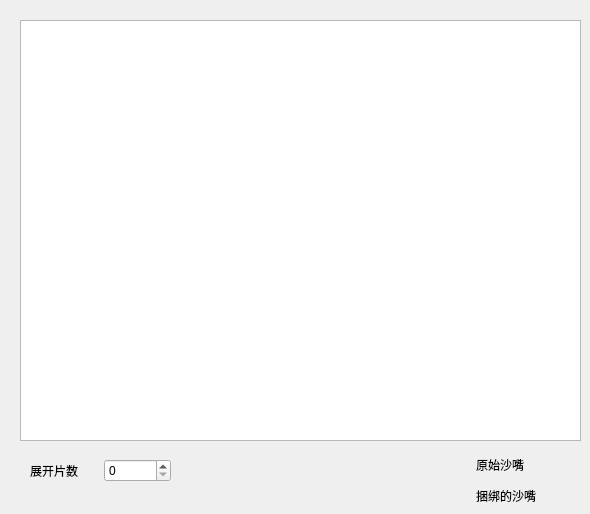
       <widget class="QWidget" name="page_pzk7">
        <widget class="QMdTableView" name="tableView_pzk">
         <property name="geometry">
          <rect>
           <x>20</x>
           <y>20</y>
           <width>561</width>
           <height>421</height>
          </rect>
         </property>
         <property name="verticalScrollBarPolicy">
          <enum>Qt::ScrollBarAlwaysOff</enum>
         </property>
         <property name="horizontalScrollBarPolicy">
          <enum>Qt::ScrollBarAlwaysOff</enum>
         </property>
         <property name="editTriggers">
          <set>QAbstractItemView::AnyKeyPressed|QAbstractItemView::DoubleClicked|QAbstractItemView::EditKeyPressed|QAbstractItemView::SelectedClicked</set>
         </property>
         <property name="selectionMode">
          <enum>QAbstractItemView::SingleSelection</enum>
         </property>
         <property name="selectionBehavior">
          <enum>QAbstractItemView::SelectRows</enum>
         </property>
         <property name="verticalScrollMode">
          <enum>QAbstractItemView::ScrollPerPixel</enum>
         </property>
         <property name="horizontalScrollMode">
          <enum>QAbstractItemView::ScrollPerPixel</enum>
         </property>
         <attribute name="horizontalHeaderVisible">
          <bool>false</bool>
         </attribute>
         <attribute name="horizontalHeaderDefaultSectionSize">
          <number>55</number>
         </attribute>
         <attribute name="verticalHeaderVisible">
          <bool>false</bool>
         </attribute>
         <attribute name="verticalHeaderDefaultSectionSize">
          <number>40</number>
         </attribute>
        </widget>
        <widget class="QWidget" name="layoutWidget">
         <property name="geometry">
          <rect>
           <x>440</x>
           <y>450</y>
           <width>141</width>
           <height>55</height>
          </rect>
         </property>
         <layout class="QGridLayout" name="gridLayout_14">
          <item row="0" column="0">
           <widget class="QLabel" name="label_5">
            <property name="sizePolicy">
             <sizepolicy hsizetype="Maximum" vsizetype="Preferred">
              <horstretch>0</horstretch>
              <verstretch>0</verstretch>
             </sizepolicy>
            </property>
            <property name="minimumSize">
             <size>
              <width>30</width>
              <height>30</height>
             </size>
            </property>
            <property name="text">
             <string/>
            </property>
           </widget>
          </item>
          <item row="0" column="1">
           <widget class="QLabel" name="label_6">
            <property name="text">
             <string>原始沙嘴</string>
            </property>
           </widget>
          </item>
          <item row="1" column="0">
           <widget class="QLabel" name="label_7">
            <property name="sizePolicy">
             <sizepolicy hsizetype="Maximum" vsizetype="Preferred">
              <horstretch>0</horstretch>
              <verstretch>0</verstretch>
             </sizepolicy>
            </property>
            <property name="minimumSize">
             <size>
              <width>30</width>
              <height>0</height>
             </size>
            </property>
            <property name="text">
             <string/>
            </property>
           </widget>
          </item>
          <item row="1" column="1">
           <widget class="QLabel" name="label_26">
            <property name="text">
             <string>捆绑的沙嘴</string>
            </property>
           </widget>
          </item>
         </layout>
        </widget>
        <widget class="QWidget" name="layoutWidget">
         <property name="geometry">
          <rect>
           <x>30</x>
           <y>450</y>
           <width>141</width>
           <height>41</height>
          </rect>
         </property>
         <layout class="QHBoxLayout" name="horizontalLayout_8">
          <item>
           <widget class="QLabel" name="label_27">
            <property name="text">
             <string>展开片数</string>
            </property>
           </widget>
          </item>
          <item>
           <widget class="QSpinBox" name="spinBox"/>
          </item>
         </layout>
        </widget>
       </widget>
